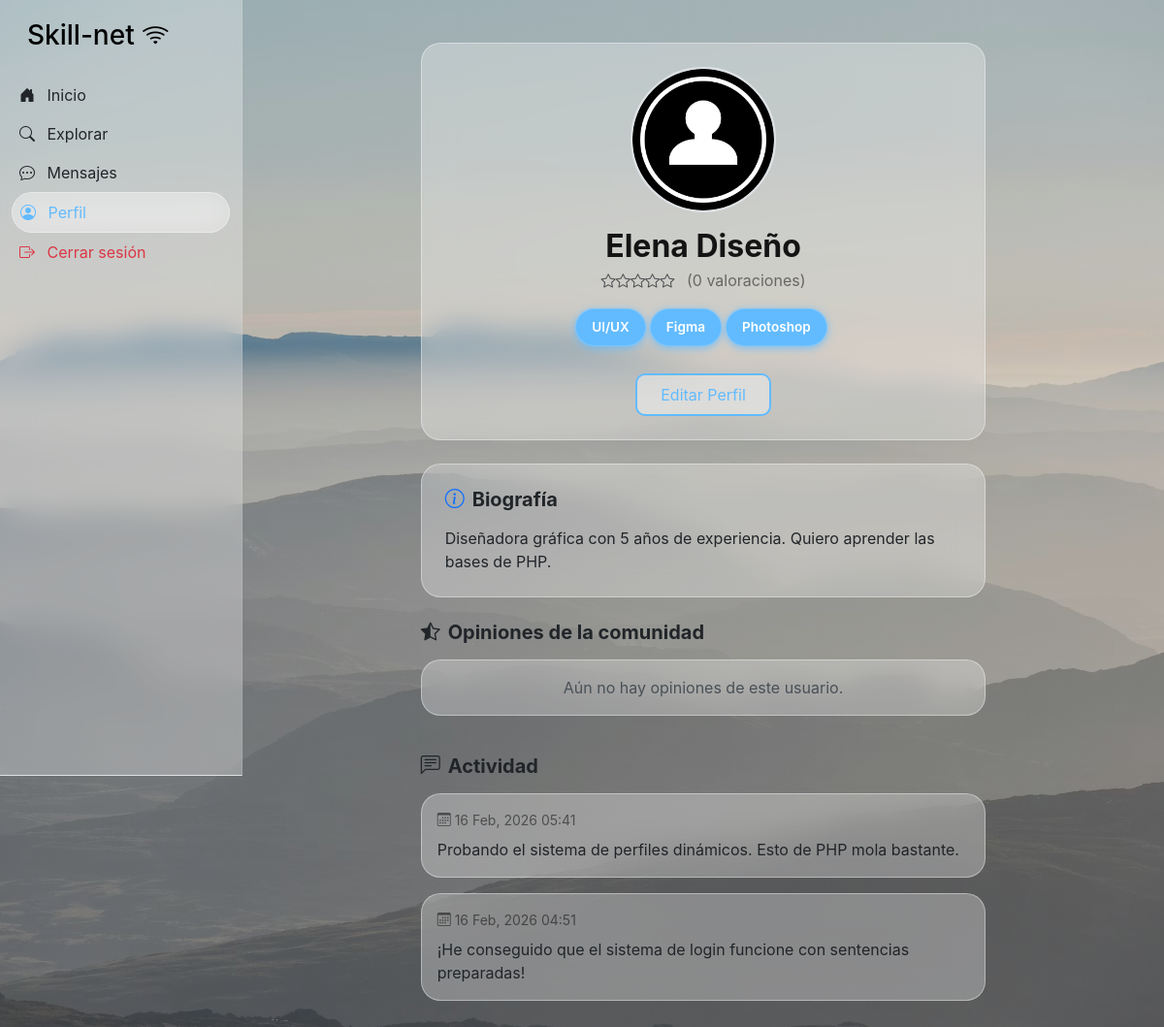
The page /perfil.php (signed in) on the database its author committed.
### tables this page shows
CREATE TABLE IF NOT EXISTS usuarios (
    id INT AUTO_INCREMENT PRIMARY KEY,
    nombre VARCHAR(100) NOT NULL,
    email VARCHAR(150) NOT NULL UNIQUE,
    password VARCHAR(255) NOT NULL,
    habilidades TEXT,  
    bio TEXT,
    avatar VARCHAR(255) DEFAULT 'default.png',
    fecha_registro TIMESTAMP DEFAULT CURRENT_TIMESTAMP
);

CREATE TABLE IF NOT EXISTS publicaciones (
    id INT AUTO_INCREMENT PRIMARY KEY,
    id_usuario INT NOT NULL,
    contenido TEXT NOT NULL,
    fecha_publicacion TIMESTAMP DEFAULT CURRENT_TIMESTAMP,
    FOREIGN KEY (id_usuario) REFERENCES usuarios(id) ON DELETE CASCADE
);

### phpscripts/perfilLogic.php (called while the page is built, shortened)
<?php
include 'phpscripts/dbconn.php';
$perfil_id = isset($_GET['id']) ? intval($_GET['id']) : $_SESSION['user_id'];
$mi_id = $_SESSION['user_id'];
$stmt_rep = $conn->prepare("SELECT AVG(puntuacion) as promedio, COUNT(*) as total FROM valoraciones WHERE id_valorado = ?");
$stmt_rep->bind_param("i", $perfil_id);
$stmt_rep->execute();
$stats = $stmt_rep->get_result()->fetch_assoc();
$stmt = $conn->prepare("SELECT nombre, email, habilidades, bio, avatar FROM usuarios WHERE id = ?");
$stmt->bind_param("i", $perfil_id);
$stmt->execute();
$user_perfil = $stmt->get_result()->fetch_assoc();
$stmt_comm = $conn->prepare("SELECT v.*, u.nombre, u.avatar FROM valoraciones v JOIN usuarios u ON v.id_valorador = u.id WHERE v.id_valorado = ? ORDER BY v.id DESC");
$stmt_comm->bind_param("i", $perfil_id);
$stmt_comm->execute();
$res_comm = $stmt_comm->get_result();
if (!empty($user_perfil['avatar']) && file_exists("img/" . $user_perfil['avatar'])) {
    $fotoPerfil = $user_perfil['avatar'];
} else {
    $fotoPerfil = "user.png";
}
?>

### perfil.php (the view, shortened to what this page needs)
<?php include 'phpscripts/perfilLogic.php'; ?>
<!DOCTYPE html>
<html lang="es">
<head>
    <link href="https://cdn.jsdelivr.net/npm/bootstrap@5.3.0/dist/css/bootstrap.min.css" rel="stylesheet">
    <link rel="stylesheet" href="https://cdn.jsdelivr.net/npm/bootstrap-icons@1.11.0/font/bootstrap-icons.css">
    <link href="https://fonts.cdnfonts.com/css/sf-pro-display" rel="stylesheet">
    <link rel="stylesheet" href="css/fonts.css">
    <link rel="stylesheet" href="css/style.css">
</head>
<body>
    <div class="container-fluid">
        <div class="row">
            <?php include("phpscripts/navbar.php"); ?>
            <main class="main-content">
                <div class="container mt-4">
                    <div class="row justify-content-center">
                        <div class="col-md-10 col-lg-8">
                            <div class="card usr-search mb-4">
                                <div class="card-body p-4 text-center">
                                    <img src="img/<?php echo $fotoPerfil; ?>"
                                        class="rounded-circle mb-3 img-perfil-crop img-perfil-grande mx-auto">
                                    <h2 class="fw-bold text-dark mb-1">
                                        <?php echo htmlspecialchars($user_perfil['nombre']); ?>
                                    </h2>
                                    <div class="mb-3">
                                        <?php
                                        $rating = round($stats['promedio'] ?? 0);
                                        for ($i = 1; $i <= 5; $i++)
                                            echo ($i <= $rating) ? '<i class="bi bi-star-fill text-warning"></i>' : '<i class="bi bi-star text-muted"></i>';
                                        ?>
                                        <span class="ms-2 text-black-50">(<?php echo $stats['total']; ?>
                                            valoraciones)</span>
                                    </div>
                                    <div class="mb-4">
                                        <?php
                                        $tags = explode(",", $user_perfil['habilidades'] ?? '');
                                        foreach ($tags as $tag)
                                            if (!empty(trim($tag)))
                                                echo '<span class="tag-pill me-1 p-2 px-3 d-inline-block mb-1">' . htmlspecialchars(trim($tag)) . '</span>';
                                        ?>
                                    </div>
                                    <div class="d-flex gap-2 justify-content-center">
                                        <?php if ($perfil_id == $mi_id): ?>
                                            <a href="editar_perfil.php"
                                                class="btn-usr-search px-4 text-decoration-none">Editar Perfil</a>
                                        <?php endif; ?>
                                    </div>
                                </div>
                            </div>
                            <div class="card usr-search mb-4">
                                <div class="card-body p-4">
                                    <h5 class="fw-bold mb-3"><i
                                            class="bi bi-info-circle me-2 text-primary"></i>Biografía</h5>
                                    <p class="text-dark mb-0">
                                        <?php echo nl2br(htmlspecialchars($user_perfil['bio'] ?? 'Sin biografía disponible.')); ?>
                                    </p>
                                </div>
                            </div>
                            <h5 class="fw-bold mb-3 text-dark"><i class="bi bi-star-half me-2"></i>Opiniones de la
                                comunidad</h5>
                            <div class="row mb-4">
                                <?php if ($res_comm->num_rows > 0): ?>
                                    <?php while ($com = $res_comm->fetch_assoc()): ?>
                                        <div class="col-12 mb-2">
                                            <div class="card usr-search border-0">
                                                <div class="card-body p-3">
                                                    <div class="d-flex align-items-center mb-2">
                                                        <img src="img/<?php echo (!empty($com['avatar']) && file_exists('img/' . $com['avatar'])) ? $com['avatar'] : 'user.png'; ?>"
                                                            class="rounded-circle me-2 img-perfil-crop"
                                                            style="width: 30px; height: 30px;">
                                                        <span class="fw-bold small text-dark me-2">
                                                            <?php echo htmlspecialchars($com['nombre']); ?>
                                                        </span>
                                                        <div>
                                                            <?php for ($i = 1; $i <= 5; $i++)
                                                                echo ($i <= $com['puntuacion']) ? '<i class="bi bi-star-fill text-warning small"></i>' : '<i class="bi bi-star text-muted small"></i>'; ?>
                                                        </div>
                                                    </div>
                                                    <?php if (!empty($com['comentario'])): ?>
                                                        <p class="mb-0 text-dark small italic" style="font-style: italic;">
                                                            "
                                                            <?php echo htmlspecialchars($com['comentario']); ?>"
                                                        </p>
                                                    <?php else: ?>
                                                        <p class="mb-0 text-muted small">Sin comentario escrito.</p>
                                                    <?php endif; ?>
                                                </div>
                                            </div>
                                        </div>
                                    <?php endwhile; ?>
                                <?php else: ?>
                                    <div class="col-12">
                                        <div class="alert alert-light text-center border-0 usr-search">Aún no hay opiniones
                                            de este usuario.</div>
                                    </div>
                                <?php endif; ?>
                            </div>
                            <h5 class="fw-bold mb-3 text-dark"><i class="bi bi-chat-left-text me-2"></i>Actividad</h5>
                            <?php
                            $stmt_posts = $conn->prepare("SELECT contenido, fecha_publicacion FROM publicaciones WHERE id_usuario = ? ORDER BY fecha_publicacion DESC");
                            $stmt_posts->bind_param("i", $perfil_id);
                            $stmt_posts->execute();
                            $res_posts = $stmt_posts->get_result();
                            if ($res_posts->num_rows > 0) {
                                while ($post = $res_posts->fetch_assoc()) { ?>
                                    <div class="card usr-search mb-3">
                                        <div class="card-body p-3">
                                            <small class="text-black-50 d-block mb-2">
                                                <i
                                                    class="bi bi-calendar3 me-1"></i><?php echo date("d M, Y H:i", strtotime($post['fecha_publicacion'])); ?>
                                            </small>
                                            <p class="mb-0 text-dark"><?php echo nl2br(htmlspecialchars($post['contenido'])); ?>
                                            </p>
                                        </div>
                                    </div>
                                <?php }
                            } else {
                                echo '<div class="alert alert-light text-center border-0 usr-search">Sin publicaciones.</div>';
                            } ?>
                        </div>
                    </div>
                </div>
            </main>
        </div>
    </div>
</body>
</html>

### phpscripts/navbar.php (shortened to what this page needs)
<?php
$pagina_actual = basename($_SERVER['PHP_SELF']);
?>
<nav class="d-md-block sidebar sticky-top border-bottom border-md-end">
    <div class="position-sticky">
        <h3 class="px-3 mb-4 d-none d-md-block">Skill-net <i class="bi bi-wifi"></i></h3>
        <ul class="nav flex-row flex-md-column justify-content-around w-100">
            <li class="nav-item">
                <a class="nav-link p-2 <?php echo ($pagina_actual == 'index.php') ? 'actual-page' : 'text-dark'; ?>" href="index.php">
                    <i class="bi bi-house-door-fill"></i>
                    <span class="d-none d-md-inline ms-2">Inicio</span>
                </a>
            </li>
            <li class="nav-item">
                <a class="nav-link p-2 <?php echo ($pagina_actual == 'buscar.php') ? 'actual-page' : 'text-dark'; ?>" href="buscar.php">
                    <i class="bi bi-search"></i>
                    <span class="d-none d-md-inline ms-2">Explorar</span>
                </a>
            </li>
            <li class="nav-item">
                <a class="nav-link p-2 <?php echo ($pagina_actual == 'mensajes.php') ? 'actual-page' : 'text-dark'; ?>" href="mensajes.php">
                    <i class="bi bi-chat-dots"></i>
                    <span class="d-none d-md-inline ms-2">Mensajes</span>
                </a>
            </li>
            <li class="nav-item">
                <a class="nav-link p-2 <?php echo ($pagina_actual == 'perfil.php') ? 'actual-page' : 'text-dark'; ?>" href="perfil.php">
                    <i class="bi bi-person-circle"></i>
                    <span class="d-none d-md-inline ms-2">Perfil</span>
                </a>
            </li>
            <li class="nav-item">
                <a class="nav-link text-danger p-2" href="phpscripts/logout.php">
                    <i class="bi bi-box-arrow-right"></i>
                    <span class="d-none d-md-inline ms-2">Cerrar sesión</span>
                </a>
            </li>
        </ul>
    </div>
</nav>

### css/style.css (style rules this page uses)
body { font-family: 'SF Pro Display', sans-serif; background: linear-gradient(rgba(18, 18, 18, 0.2), rgba(18, 18, 18, 0.2)), url(../img/wall1.avif); background-size: cover; background-position: center; background-repeat: no-repeat; background-attachment: fixed; color: black; min-height: 100vh; margin: 0; }
.sidebar { height: 100vh; position: fixed; top: 0; left: 0; width: 250px; padding-top: 20px; background: white; z-index: 1000; background: rgba(255, 255, 255, 0.3) !important; backdrop-filter: blur(15px); border-right: 1px solid rgba(255, 255, 255, 0.1) !important; }
.main-content { margin-left: 250px; padding: 20px; width: calc(100% - 250px); }
.img-perfil-crop { object-fit: cover !important; object-position: center !important; border: 2px solid #dee2e6; }
.img-perfil-grande { width: 150px; height: 150px; }
.tag-pill { background-color: rgba(98, 187, 255, 1); border: 1px solid rgba(147, 208, 255, 0.5); box-shadow: 0 2px 8px rgba(98, 187, 255, 0.8); border-radius: 25px; color: white; font-size: small; font-weight: bold; }
.main-content h2, .main-content p.text-muted { color: rgba(0, 0, 0, 0.9) !important; }
.main-content .usr-search { background-color: rgba(250, 250, 250, 0.3) !important; border: 1px solid rgba(250, 250, 250, 0.4) !important; backdrop-filter: blur(15px); -webkit-backdrop-filter: blur(15px); border-radius: 20px; transition: all 0.3s cubic-bezier(0.4, 0, 0.2, 1); overflow: hidden; }
.btn-usr-search { text-decoration: none; padding-left: 1rem; padding-right: 1rem; padding-top: 0.5rem; padding-bottom: 0.5rem; background-color: rgba(255, 255, 255, 0.4); border: 2px solid rgba(98, 187, 255, 1); color: rgba(98, 187, 255, 1); border-radius: 10px; transition: all 0.3s ease; }
.actual-page { color: rgba(98, 187, 255, 1); background-color: rgba(250, 250, 250, 0.3) !important; border: 1px solid rgba(250, 250, 250, 0.4) !important; backdrop-filter: blur(15px); -webkit-backdrop-filter: blur(15px); border-radius: 100px; }
.bi-star-fill, .bi-star { font-size: 0.95rem; }
.tag-pill { display: inline-block; background-color: rgba(98, 187, 255, 1); border: 1px solid rgba(147, 208, 255, 0.5); color: white; border-radius: 20px; font-size: 0.85rem; font-weight: 600; }

### rows shown on the page
usuarios: avatar (placeholder picture), nombre "Elena Diseño", habilidades "UI/UX", habilidades "Figma", habilidades "Photoshop", bio "Diseñadora gráfica con 5 años de experiencia. Quiero aprender las bases de PHP."
publicaciones: fecha_publicacion "16 Feb, 2026 05:41", contenido "Probando el sistema de perfiles dinámicos. Esto de PHP mola bastante."
publicaciones: fecha_publicacion "16 Feb, 2026 04:51", contenido "¡He conseguido que el sistema de login funcione con sentencias preparadas!"

### other values the page prints
$stats['total'] "0"
